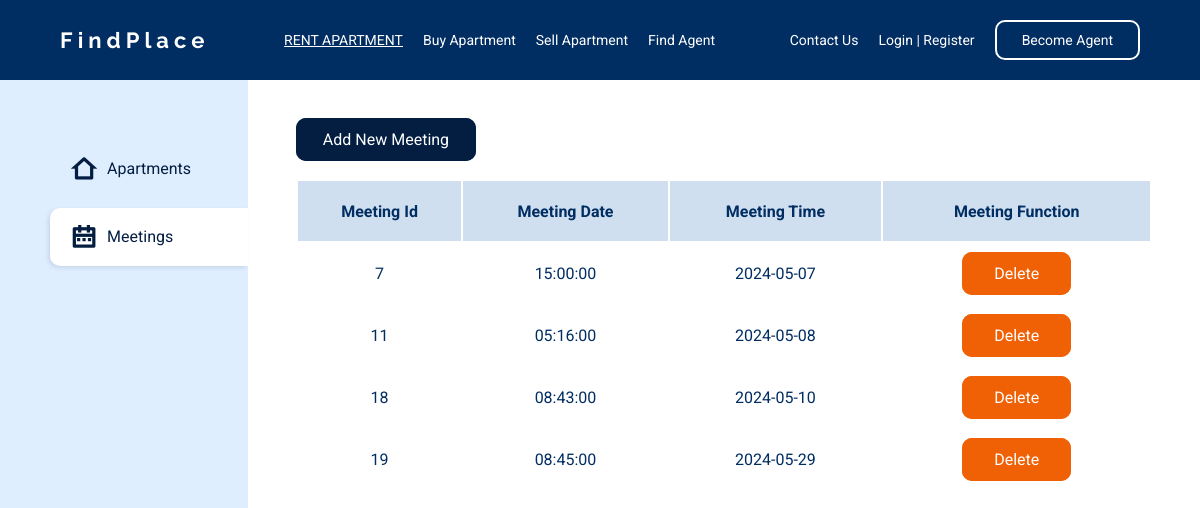
The app's page /pages/seller/meetings.php with its own data.
### tables this page shows
CREATE TABLE `meeting` (
  `meeting_id` int(11) NOT NULL,
  `user_id` int(11) DEFAULT NULL,
  `meeting_date` date DEFAULT NULL,
  `meeting_time` time DEFAULT NULL
);

### pages/seller/meetings.php (the view, shortened to what this page needs)
<?php
    include_once '../component/inFileHeader.php';
    include_once '../component/sellerHeader.php';
?>
<div class="dashboard-body flex">
    <div class="side-bar">
        <a href="./apartments.php">
            <div class="function-card apartments margin-y-10 flex flex-vertical-center flex-gap-y-10">
                <i class="ri-home-2-line"></i>
                <p>Apartments</p>
            </div>
        </a>
        <a href="./meetings.php">
            <div class="function-card meetings margin-y-10 flex flex-vertical-center flex-gap-y-10">
                <i class="ri-calendar-2-line"></i>
                <p>Meetings</p>
            </div>
        </a>
    </div>
    <div class="body-content w-100 margin-y-50">
        <div class="container">
            <a href="./add-meeting.php" class="blue-btn">Add New Meeting</a>
            <table class="w-100">
                <tr>
                    <th>Meeting Id</th>
                    <th>Meeting Date</th>
                    <th>Meeting Time</th>
                    <th>Meeting Function</th>
                </tr>
                <?php
                    include_once '../../config/db.php';
                    $query = 'SELECT * FROM meeting';
                    $result = mysqli_query($conn, $query);
                    if($result){
                        while($row = mysqli_fetch_assoc($result)){
                            ?>
                                <tr>
                                    <td><?php echo $row['meeting_id']; ?></td>
                                    <td><?php echo $row['meeting_time']; ?></td>
                                    <td><?php echo $row['meeting_date']; ?></td>
                                    <td><a href="../../config/meeting-delete.php?meetingId=<?php echo $row['meeting_id']?>" class="orange-btn">Delete</a></td>
                                </tr>
                            <?php
                        }
                    }
                    else{
                        echo '</table><p>Someting went wrong</p>';
                    }
                ?>
            </table>
        </div>
    </div>
</div>

### styles/styles.css (style rules this page uses)
:root { --primary-font-family : 'Raleway'; --secondary-font-family : 'Roboto'; --primary-color : #002D62; --secondary-color : #041E42; --tertiary-color : #F06105; --input-background-color : #f2f8fe; --input-button-color : #cfdfef; --input-placeholder-color : #5F7A9A; --sidebar-background-color : #dfeeff; --border-color : #dae7f67a; --shadow-color : #041e421c; }
* { margin: 0; padding: 0; box-sizing: border-box; }
body { width: 100vw; height: 100vh; font-family: var(--secondary-font-family), sans-serif; color: var(--primary-color); font-size: 16px; overflow-x: hidden; }
a { text-decoration: none; color: white; }
p { line-height: 170%; }
.container { width: 90%; margin: 0 auto; }
.blue-btn { border: 2px solid var(--secondary-color); background-color: var(--secondary-color); padding: 10px 25px; border-radius: 10px; transition: all ease 400ms; }
.orange-btn { background-color: var(--tertiary-color); cursor: pointer; padding: 10px 30px; border: 2px solid var(--tertiary-color); border-radius: 10px; transition: all ease 400ms; }
.w-100 { width: 100%; }
.margin-y-10 { margin: 10px 0; }
.margin-y-50 { margin: 50px 0; }
.flex { display: flex; }
.flex-vertical-center { align-items: center; }
.flex-gap-y-10 { column-gap: 10px; }
.dashboard-body { height: 100%; width: 100%; }
.dashboard-body .side-bar { background-color: var(--sidebar-background-color); padding: 50px 0 20px 50px; width: 300px; }
.dashboard-body .side-bar a { color: var(--secondary-color); }
.dashboard-body .side-bar i { font-size: 26px; font-weight: 600; }
.dashboard-body .side-bar p { font-size: 1rem; }
.dashboard-body .side-bar .function-card { padding: 15px 20px; transition: all ease 400ms; }
.active-function { box-shadow: -2px 2px 4px var(--shadow-color); border-radius: 10px 0 0 10px; background-color: #fff; }
.dashboard-body table { margin-top: 30px; }
table { text-align: center; }
table tr { height: 60px; }
table th { background-color: var(--input-button-color); }

### records on screen
meeting: meeting_id "7", meeting_time "15:00:00", meeting_date "2024-05-07"
meeting: meeting_id "11", meeting_time "05:16:00", meeting_date "2024-05-08"
meeting: meeting_id "18", meeting_time "08:43:00", meeting_date "2024-05-10"
meeting: meeting_id "19", meeting_time "08:45:00", meeting_date "2024-05-29"
